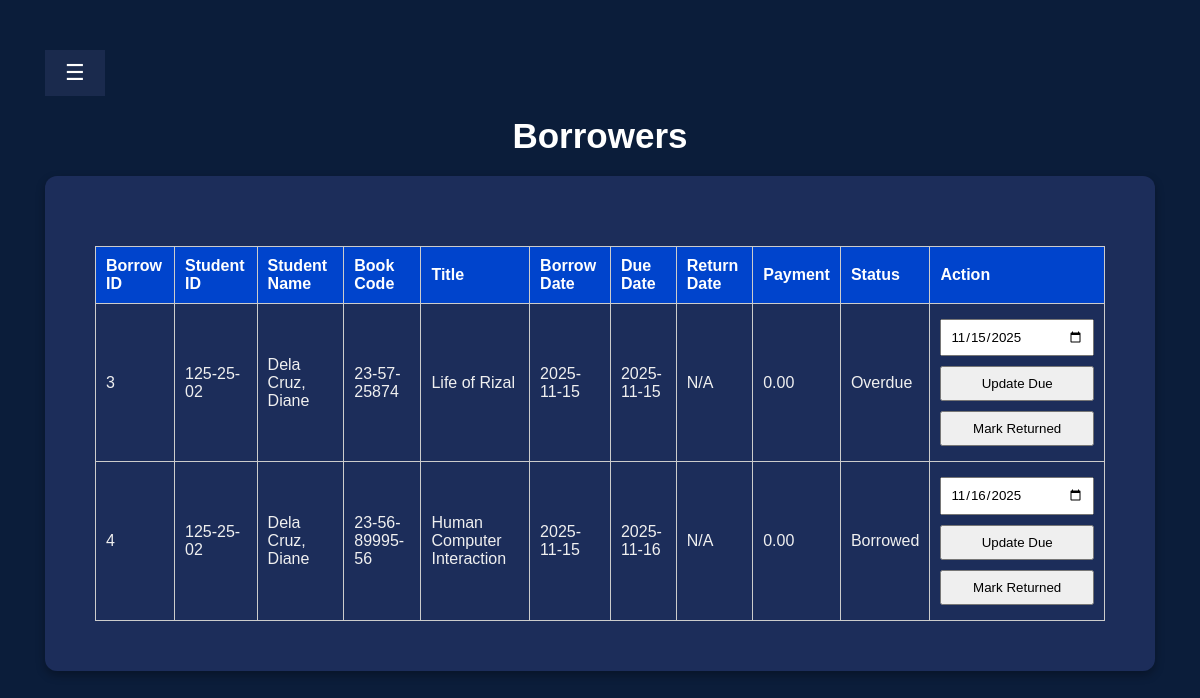
The app's page /LMS_PRMSU/admin_page/admin_borrowers.php (signed in) with its own data.
### tables this page shows
CREATE TABLE `borrow_records` (
  `borrow_id` int(11) NOT NULL,
  `student_id` varchar(50) DEFAULT NULL,
  `book_code` varchar(50) DEFAULT NULL,
  `borrow_date` date DEFAULT NULL,
  `return_date` date DEFAULT NULL,
  `status` enum('Borrowed','Returned','Overdue') DEFAULT 'Borrowed',
  `balance` decimal(10,2) DEFAULT 0.00,
  `payment_status` enum('Paid','Unpaid') DEFAULT 'Unpaid',
  `payment` decimal(10,2) DEFAULT 0.00,
  `due_date` date DEFAULT NULL
);

CREATE TABLE `students` (
  `student_id` varchar(50) NOT NULL,
  `last_name` varchar(100) NOT NULL,
  `first_name` varchar(100) NOT NULL,
  `middle_initial` varchar(5) DEFAULT NULL,
  `course` varchar(100) DEFAULT NULL,
  `year_level` varchar(20) DEFAULT NULL,
  `contact` int(11) DEFAULT NULL,
  `password` varchar(100) NOT NULL
);

CREATE TABLE `books` (
  `book_code` varchar(50) NOT NULL,
  `title` varchar(255) NOT NULL,
  `author` varchar(150) DEFAULT NULL,
  `publisher` varchar(150) NOT NULL,
  `copies` int(11) NOT NULL DEFAULT 1,
  `category` varchar(100) DEFAULT NULL,
  `publication_year` int(11) DEFAULT NULL,
  `total_copies` int(11) DEFAULT 1,
  `available_copies` int(11) DEFAULT 1
);

### LMS_PRMSU/admin_page/admin_borrowers.php (the view, shortened to what this page needs)
<?php
include('../include/db_connect.php');
$borrow_query = "
    SELECT br.borrow_id, s.student_id,
           CONCAT(s.last_name, ', ', s.first_name, ' ', s.middle_initial) AS student_name,
           b.book_code,
           b.title,
           br.borrow_date,
           br.due_date,
           br.return_date,
           br.payment,
           br.status
    FROM borrow_records br
    JOIN books As b ON br.book_code = b.book_code
    JOIN students As s ON br.student_id = s.student_id
    ORDER BY br.borrow_date DESC
";
$result = $conn->query($borrow_query);
?>
<!DOCTYPE html>
<html lang="en">
<head>
    <link rel="stylesheet" href="../style.css">
</head>
<body>
    <div class="dashboard-container">
    <main class="main-content" id="main">
        <header>
            <button class="menu-toggle" id="menuToggle">&#9776;</button>
            <h1>Borrowers</h1>
        </header>
        <section class="borrowers-section">
            <table>
                <thead>
                    <tr>
                        <th>Borrow ID</th>
                        <th>Student ID</th>
                        <th>Student Name</th>
                        <th>Book Code</th>
                        <th>Title</th>
                        <th>Borrow Date</th>
                        <th>Due Date</th>
                        <th>Return Date</th>
                        <th>Payment</th>
                        <th>Status</th>
                        <th>Action</th>
                    </tr>
                </thead>
                <tbody>
                    <?php while($row = $result->fetch_assoc()): ?>
                    <tr>
                        <td><?php echo $row['borrow_id']; ?></td>
                        <td><?php echo $row['student_id']; ?></td>
                        <td><?php echo $row['student_name']; ?></td>
                        <td><?php echo $row['book_code']; ?></td>
                        <td><?php echo $row['title']; ?></td>
                        <td><?php echo $row['borrow_date']; ?></td>
                        <td><?php echo $row['due_date']; ?></td>
                        <td><?php echo $row['return_date'] ? $row['return_date'] : 'N/A'; ?></td>
                        <td><?php echo number_format($row['payment'], 2); ?></td>
                        <td><?php echo $row['status']; ?></td>
                        <td>
                            <?php if($row['status'] !== 'Returned'): ?>
                                <form method="POST" style="display:inline; margin-right:6px;">
                                    <input type="date" name="new_due_date" value="<?php echo $row['due_date']; ?>" required>
                                    <button type="submit" name="edit_due" onclick="return confirm('Update due date to the selected value?')">Update Due</button>
                                </form>
                                <form method="POST" style="display:inline">
                                    <button type="submit" name="return_borrow" onclick="return confirm('Mark this book as returned?')">Mark Returned</button>
                                </form>
                            <?php else: ?>
                                -
                            <?php endif; ?>
                        </td>
                    </tr>
                    <?php endwhile; ?>
                </tbody>
            </table>
        </section>
    </main>
</div>
</body>
</html>

### LMS_PRMSU/style.css (style rules this page uses)
* { margin: 0; padding: 0; box-sizing: border-box; font-family: 'Arial', sans-serif; }
body { background-color: #0b1d3a; color: #f0f0f0; display: flex; flex-direction: column; align-items: center; min-height: 100vh; padding: 25px 25px; }
h1, p { width: 100%; text-align: center; margin-bottom: 5px; }
h1 { font-size: 32px; text-align: center; font-weight: bold; }
.main-content { flex: 1; margin-left: 0; padding: 50px; transition: filter .28s ease; min-height: 100vh; }
h1 { color: #ffff; font-size: 35px; font-weight: bold; padding: 15px; justify-content: center; }
section { background-color: #1c2d5a; padding: 50px; margin-bottom: 10px; border-radius: 12px; box-shadow: 0 4px 10px rgba(0,0,0,0.3); }
.menu-toggle { background-color: #1a2a4d; color: white; border: none; font-size: 22px; cursor: pointer; padding: 10px 20px; margin-left: auto }
.main-content { margin-left: 0; transition: margin-left 0.3s ease; padding: 20px; }
.menu-toggle { background-color: #1a2a4d; color: white; border: none; font-size: 22px; cursor: pointer; padding: 10px 20px; width: fit-content; margin-left: auto; }
table { width:100%; border-collapse: collapse; margin-top:20px; }
th, td { border:1px solid #ccc; padding:10px; text-align:left; }
th { background:#0044cc; color:white; }
input, button { padding:8px; margin:5px 0; width: 100%; }
form { max-width: 1030px; margin: 20px 0; }

### records on screen
borrow_records: borrow_id "3", student.student_id "125-25-02", student_name "Dela Cruz, Diane", book_code.book_code "23-57-25874", book_code.title "Life of Rizal", borrow_date "2025-11-15", due_date "2025-11-15", shows "N/A", payment "0.00", status "Overdue", new_due_date "11/15/2025"
borrow_records: borrow_id "4", student.student_id "125-25-02", student_name "Dela Cruz, Diane", book_code.book_code "23-56-89995-56", book_code.title "Human Computer Interaction", borrow_date "2025-11-15", due_date "2025-11-16", shows "N/A", payment "0.00", status "Borrowed", new_due_date "11/16/2025"
